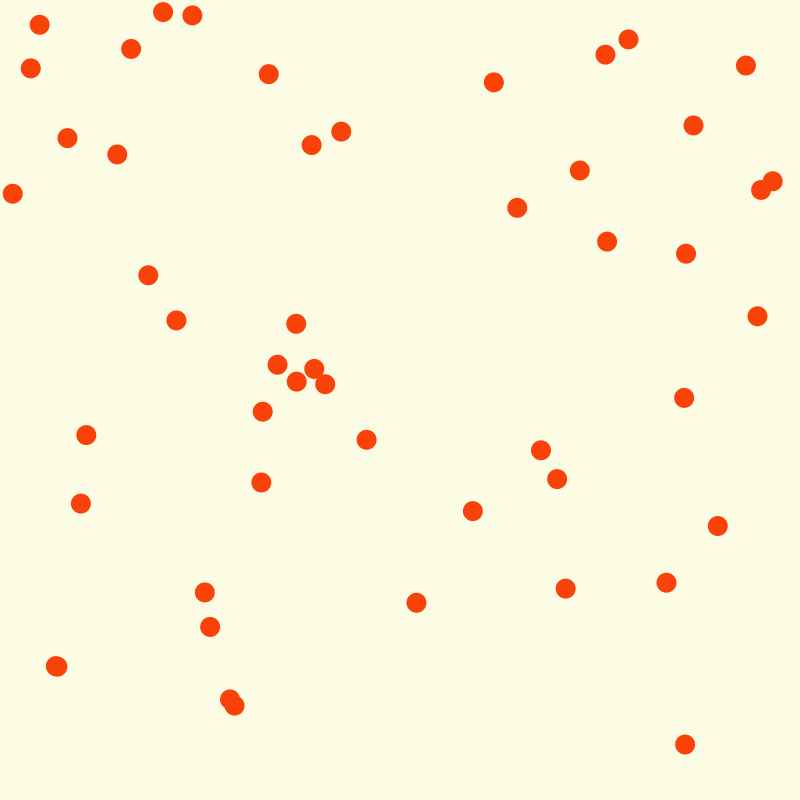
Frame 1 (no input)
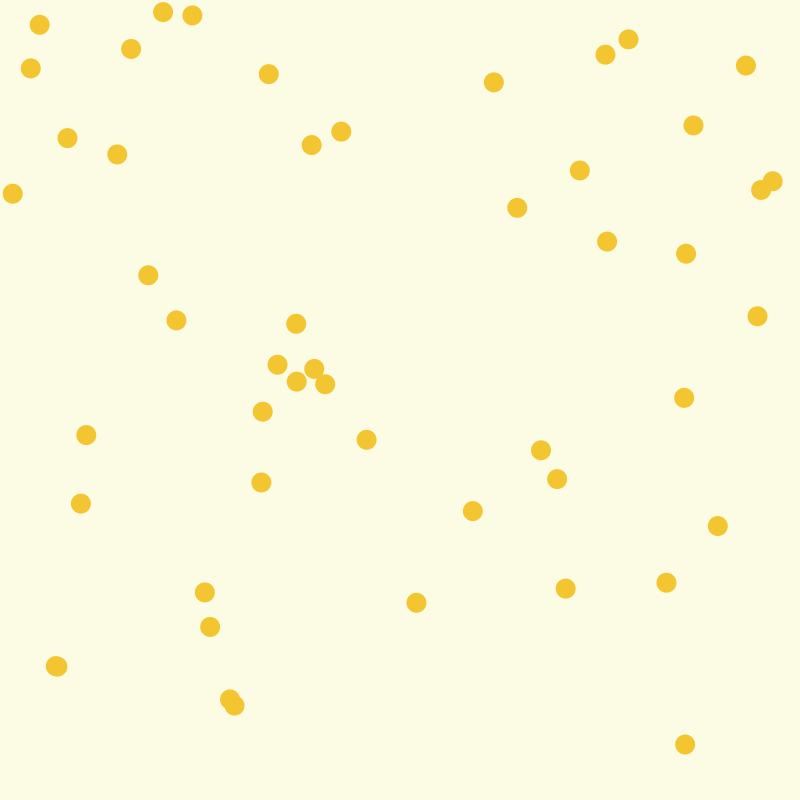
Frame 60 (the mouse pressed at the canvas centre just before this capture)
Frame 120 (the mouse held since frame 60 and released just before this capture): identical to frame 1, image omitted

The Processing sketch that drew these frames (run headless with seeded random() and noise(); from frame 60 on, the mouse is pressed at the canvas centre):

// Processing sketch: arrays
// ── arrays.pde
int numBabies = 50;
PVector[] babies = new PVector[numBabies];

void setup() {
  size(800,800);
  for (int i=0; i<numBabies; i++) {
    babies[i] = new PVector(random(800), random(800)); 
  }
  noStroke();
}

void draw() {
  background(252, 251, 227);
  int isPink = int(random(2));
  if (isPink == 1) {
    fill(243,197,48); 
  } else {
    fill(249,66,10); 
  }
  for (int i=0; i<numBabies; i++) {
    ellipse(babies[i].x, babies[i].y, 20, 20);  
  }
}
